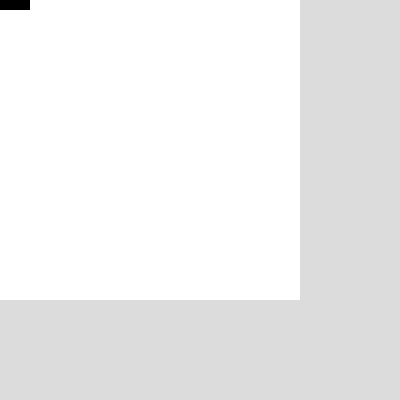
Frame 1 (no input)
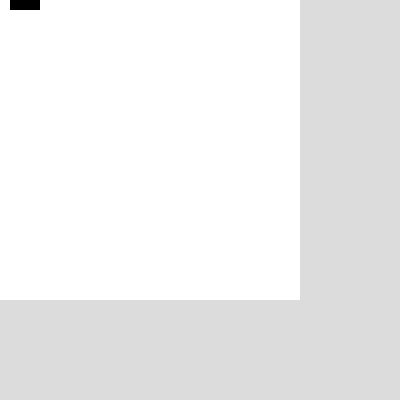
Frame 60 (no input)
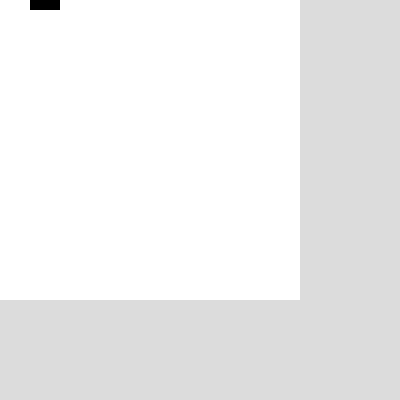
Frame 120 (the mouse pressed at the canvas centre since frame 60)

The p5.js sketch that drew these frames (run headless with seeded random() and noise() and a simulated clock; from frame 60 on, the mouse is pressed at the canvas centre):

// p5.js sketch
// ── sketch.js

let board = new Board(30, 30);
let snake = new Snake(board);

let timer;

function setup() {
    createCanvas(400, 400);
    timer = setInterval(() => {
        tick();
    }, 100);
}

function tick() {
    snake.tick();
}

function draw() {
    background(220);
    
    board.draw();
}

function keyPressed() {
    snake.keyPressed();
}
// ── board.js
class Board {
    constructor(width, height) {
        this.width = width;
        this.height = height;
        this.tiles = [];
        this.tileSize = 10;

        for (let i = 0; i < width * height; i++) {
            this.tiles[i] = "empty";
        }
    }

    setTile(x, y, value) {
        this.tiles[y * this.height + x] = value;
    }

    draw() {
        noStroke();

        for (let x = 0; x < this.width; x++) {
            for (let y = 0; y < this.height; y++) {
                let tile = this.tiles[y*this.height + x];
                switch (tile) {
                    case "empty":
                        fill(255);
                        square(x * this.tileSize, y * this.tileSize, this.tileSize);
                        break;

                    case "snake":
                        fill(0);
                        square(x * this.tileSize, y * this.tileSize, this.tileSize);
                        break;
                        
                    default:
                        fill(255, 0, 255);
                        square(x * this.tileSize, y * this.tileSize, this.tileSize);
                        break;
                }
            }
        }
    }
}
// ── snake.js
class Snake {

    constructor(board) {
        this.forward = {x: 1, y: 0};
        this.newForward = this.forward;
        this.board = board;
        this.body = [
            {x: 0, y:0},
            {x: 1, y:0},
            {x: 2, y:0},
        ];
        this.maxLen = this.body.length;

        this.body.forEach((tile) => {
            this.board.setTile(tile.x, tile.y, "snake");
        });
    }

    tick() {
        this.forward = this.newForward;
        
        let head = this.body[this.body.length-1];
        head = {
            x: head.x + this.forward.x,
            y: head.y + this.forward.y,
        };

        this.board.setTile(head.x, head.y, "snake");
        this.board.setTile(this.body[0].x, this.body[0].y, "empty");

        this.body.push(head);

        while (this.body.length > this.maxLen) {
            this.body.shift();
        }
    }

    grow() {
        this.maxLen++;
    }

    keyPressed() {
        if (this.forward.x == 0) {
            if (keyCode == RIGHT_ARROW) {
                this.newForward = { x: 1, y: 0 };
            } else if (keyCode == LEFT_ARROW) {
                this.newForward = { x: -1, y: 0 };
            }
        } else {
            if (keyCode == DOWN_ARROW) {
                this.newForward = { x: 0, y: 1 };
            } else if (keyCode == UP_ARROW) {
                this.newForward = { x: 0, y: -1 };
            }
        }
    }
}
